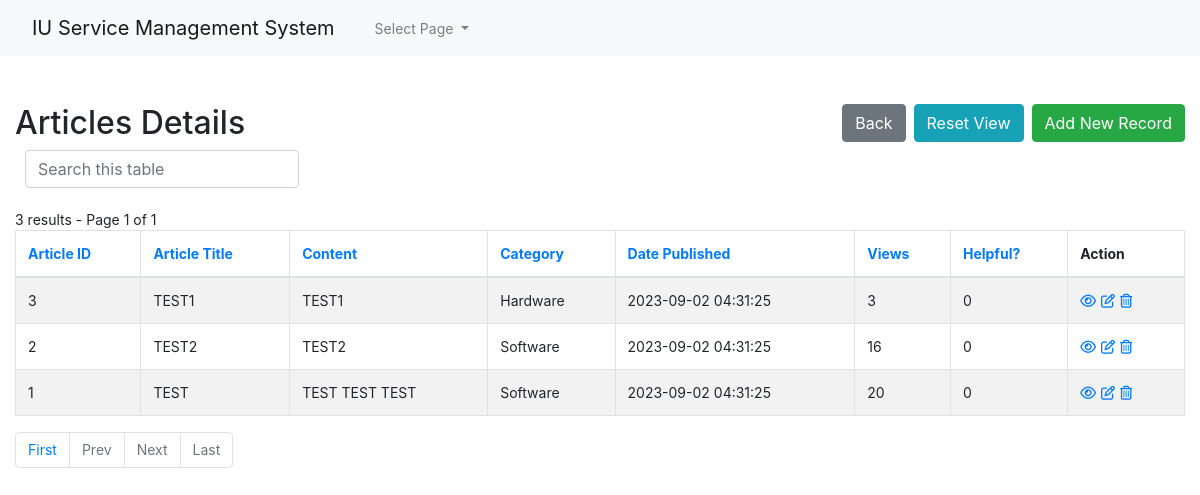
/admin1/core/app/articles-index.php (signed in), run on an earlier commit of the app's database.
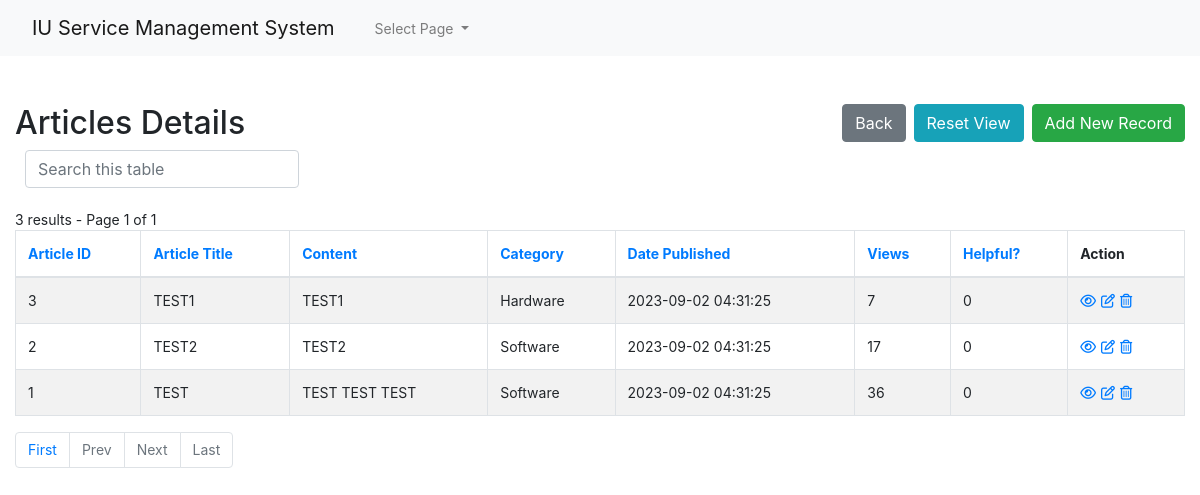
And on a later commit of the database.
### tables this page shows
CREATE TABLE `articles` (
  `id` int(11) NOT NULL,
  `title` varchar(255) NOT NULL,
  `content` text NOT NULL,
  `category` varchar(100) NOT NULL,
  `date_published` datetime NOT NULL DEFAULT current_timestamp(),
  `view_count` int(11) NOT NULL,
  `helpful` int(11) NOT NULL
);

### admin1/core/app/config.php (called while the page is built, shortened)
<?php
$no_of_records_per_page = 10;
?>

### admin1/core/app/articles-index.php (the view, shortened to what the changed rows need)
<!DOCTYPE html>
<html lang="en">
<head>
    <link rel="stylesheet" href="https://stackpath.bootstrapcdn.com/bootstrap/4.5.0/css/bootstrap.min.css">
</head>
<body>
    <section class="pt-5">
        <div class="container-fluid">
            <div class="row">
                <div class="col-md-12">
                    <div class="page-header clearfix">
                        <h2 class="float-left">Articles Details</h2>
                    </div>
                    <br>
                    <?php
                    require_once "config.php";
                    if (isset($_GET['pageno'])) {
                        $pageno = $_GET['pageno'];
                    } else {
                        $pageno = 1;
                    }
                    $offset = ($pageno-1) * $no_of_records_per_page;
                    $order = 'id';
                    $sortBy = array('asc', 'desc'); $sort = 'desc';
                    $sql = "SELECT * FROM articles ORDER BY $order $sort LIMIT $offset, $no_of_records_per_page";
                    if(!empty($_GET['search'])) {
                        $search = ($_GET['search']);
                        $sql = "SELECT * FROM articles
                            WHERE CONCAT_WS (id,title,content,category,date_published,view_count,helpful)
                            LIKE '%$search%'
                            ORDER BY $order $sort
                            LIMIT $offset, $no_of_records_per_page";
                        $count_pages = "SELECT * FROM articles
                            WHERE CONCAT_WS (id,title,content,category,date_published,view_count,helpful)
                            LIKE '%$search%'
                            ORDER BY $order $sort";
                    }
                    else {
                        $search = "";
                    }
                    if($result = mysqli_query($link, $sql)){
                        if(mysqli_num_rows($result) > 0){
                            echo "<table class='table table-bordered table-striped'>";
                                echo "<thead>";
                                    echo "<tr>";
                                        echo "<th><a href=?search=$search&sort=&order=id&sort=$sort>Article ID</th>";
										echo "<th><a href=?search=$search&sort=&order=title&sort=$sort>Article Title</th>";
										echo "<th><a href=?search=$search&sort=&order=content&sort=$sort>Content</th>";
										echo "<th><a href=?search=$search&sort=&order=category&sort=$sort>Category</th>";
										echo "<th><a href=?search=$search&sort=&order=date_published&sort=$sort>Date Published</th>";
										echo "<th><a href=?search=$search&sort=&order=view_count&sort=$sort>Views</th>";
										echo "<th><a href=?search=$search&sort=&order=helpful&sort=$sort>Helpful?</th>";
                                        echo "<th>Action</th>";
                                    echo "</tr>";
                                echo "</thead>";
                                echo "<tbody>";
                                while($row = mysqli_fetch_array($result)){
                                    echo "<tr>";
                                    echo "<td>" . htmlspecialchars($row['id']) . "</td>";echo "<td>" . htmlspecialchars($row['title']) . "</td>";echo "<td>" . htmlspecialchars($row['content']) . "</td>";echo "<td>" . htmlspecialchars($row['category']) . "</td>";echo "<td>" . htmlspecialchars($row['date_published']) . "</td>";echo "<td>" . htmlspecialchars($row['view_count']) . "</td>";echo "<td>" . htmlspecialchars($row['helpful']) . "</td>";
                                        echo "<td>";
                                            echo "<a href='articles-read.php?id=". $row['id'] ."' title='View Record' data-toggle='tooltip'><i class='far fa-eye'></i></a>";
                                            echo "<a href='articles-update.php?id=". $row['id'] ."' title='Update Record' data-toggle='tooltip'><i class='far fa-edit'></i></a>";
                                            echo "<a href='articles-delete.php?id=". $row['id'] ."' title='Delete Record' data-toggle='tooltip'><i class='far fa-trash-alt'></i></a>";
                                        echo "</td>";
                                    echo "</tr>";
                                }
                                echo "</tbody>";
                            echo "</table>";
?>
<?php
                        } else{
                            echo "<p class='lead'><em>No records were found.</em></p>";
                        }
                    } else{
                        echo "ERROR: Could not able to execute $sql. " . mysqli_error($link);
                    }
                    ?>
                </div>
            </div>
        </div>
    </section>
</body>
</html>

What changed in the data, as far as the page shows it:
changed articles "TEST1": view_count "3" → "7"
changed articles "TEST2": view_count "16" → "17"
changed articles "TEST": view_count "20" → "36"
